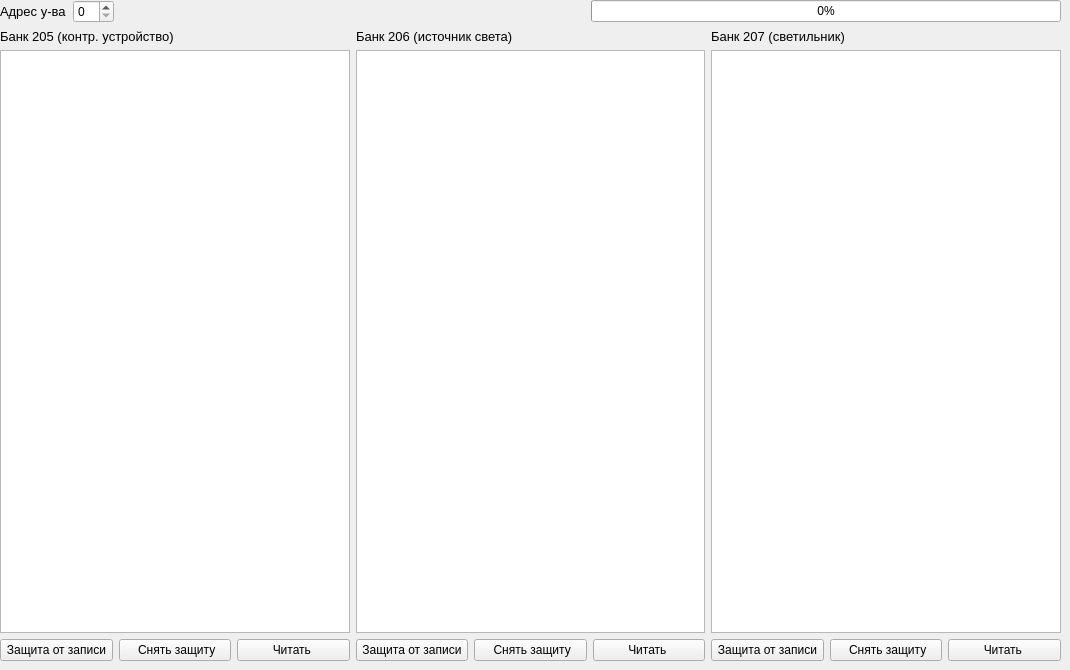
       <widget class="QWidget" name="tab_2">
        <attribute name="title">
         <string>Диагностика (сп.253)</string>
        </attribute>
        <widget class="QWidget" name="verticalLayoutWidget_6">
         <property name="geometry">
          <rect>
           <x>0</x>
           <y>0</y>
           <width>1061</width>
           <height>661</height>
          </rect>
         </property>
         <layout class="QVBoxLayout" name="verticalLayout_14">
          <item>
           <layout class="QHBoxLayout" name="horizontalLayout_25">
            <item>
             <widget class="QLabel" name="setDevAddrLabel_2">
              <property name="font">
               <font>
                <pointsize>10</pointsize>
               </font>
              </property>
              <property name="lineWidth">
               <number>4</number>
              </property>
              <property name="text">
               <string>Адрес у-ва</string>
              </property>
             </widget>
            </item>
            <item>
             <widget class="QSpinBox" name="setDevAddrSpinBox_2">
              <property name="maximum">
               <number>63</number>
              </property>
             </widget>
            </item>
            <item>
             <spacer name="horizontalSpacer_12">
              <property name="orientation">
               <enum>Qt::Horizontal</enum>
              </property>
              <property name="sizeHint" stdset="0">
               <size>
                <width>40</width>
                <height>20</height>
               </size>
              </property>
             </spacer>
            </item>
            <item>
             <widget class="QProgressBar" name="diagProgressBar">
              <property name="value">
               <number>0</number>
              </property>
             </widget>
            </item>
           </layout>
          </item>
          <item>
           <layout class="QHBoxLayout" name="horizontalLayout_31">
            <item>
             <layout class="QVBoxLayout" name="verticalLayout_12">
              <item>
               <widget class="QLabel" name="mBank205Label">
                <property name="font">
                 <font>
                  <pointsize>10</pointsize>
                 </font>
                </property>
                <property name="text">
                 <string>Банк 205 (контр. устройство)</string>
                </property>
               </widget>
              </item>
              <item>
               <widget class="QTableView" name="memBank205TableView"/>
              </item>
              <item>
               <layout class="QHBoxLayout" name="horizontalLayout_32">
                <item>
                 <widget class="QPushButton" name="memBank205SetLockButton">
                  <property name="text">
                   <string>Защита от записи</string>
                  </property>
                 </widget>
                </item>
                <item>
                 <widget class="QPushButton" name="memBank205ClrLockButton">
                  <property name="text">
                   <string> Снять защиту</string>
                  </property>
                 </widget>
                </item>
                <item>
                 <widget class="QPushButton" name="mBank205ReadButton">
                  <property name="text">
                   <string>Читать </string>
                  </property>
                 </widget>
                </item>
               </layout>
              </item>
             </layout>
            </item>
            <item>
             <layout class="QVBoxLayout" name="verticalLayout_13">
              <item>
               <widget class="QLabel" name="mBank206Label">
                <property name="font">
                 <font>
                  <pointsize>10</pointsize>
                 </font>
                </property>
                <property name="text">
                 <string>Банк 206 (источник света)</string>
                </property>
               </widget>
              </item>
              <item>
               <widget class="QTableView" name="memBank206TableView"/>
              </item>
              <item>
               <layout class="QHBoxLayout" name="horizontalLayout_33">
                <item>
                 <widget class="QPushButton" name="memBank206SetLockButton">
                  <property name="text">
                   <string>Защита от записи</string>
                  </property>
                 </widget>
                </item>
                <item>
                 <widget class="QPushButton" name="memBank206ClrLockButton">
                  <property name="text">
                   <string> Снять защиту</string>
                  </property>
                 </widget>
                </item>
                <item>
                 <widget class="QPushButton" name="mBank206ReadButton">
                  <property name="text">
                   <string>Читать </string>
                  </property>
                 </widget>
                </item>
               </layout>
              </item>
             </layout>
            </item>
            <item>
             <layout class="QVBoxLayout" name="verticalLayout_15">
              <item>
               <widget class="QLabel" name="mBank207Label">
                <property name="font">
                 <font>
                  <pointsize>10</pointsize>
                 </font>
                </property>
                <property name="text">
                 <string>Банк 207 (светильник)</string>
                </property>
               </widget>
              </item>
              <item>
               <widget class="QTableView" name="memBank207TableView"/>
              </item>
              <item>
               <layout class="QHBoxLayout" name="horizontalLayout_34">
                <item>
                 <widget class="QPushButton" name="memBank207SetLockButton">
                  <property name="text">
                   <string>Защита от записи</string>
                  </property>
                 </widget>
                </item>
                <item>
                 <widget class="QPushButton" name="memBank207ClrLockButton">
                  <property name="text">
                   <string> Снять защиту</string>
                  </property>
                 </widget>
                </item>
                <item>
                 <widget class="QPushButton" name="mBank207ReadButton">
                  <property name="text">
                   <string>Читать </string>
                  </property>
                 </widget>
                </item>
               </layout>
              </item>
             </layout>
            </item>
           </layout>
          </item>
         </layout>
        </widget>
       </widget>
